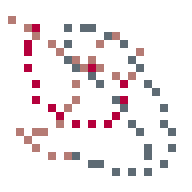
#> input picture dataset/image3.ppm, 24 x 24 px (shown 8 times larger)
$ jupyter execute ppm_test.ipynb
#> lines starting #> are read from the running program, lines starting #| are printed output that depends on the picture; after the words box and inside, x2 and y2 are one past the last pixel; in counts of white or black regions, pixels touching at a corner belong together
[cell 1]
import numpy as np
import cv2
import matplotlib.pyplot as plt

[cell 2]
filename="../dataset/image3.ppm"

img = cv2.imread(filename)
#> img is the input picture: shape (24, 24, 3); mean B, G, R 236.4, 234.7, 241.2
img = cv2.cvtColor(img,cv2.COLOR_BGR2RGB)
plt.imshow(img)

**Image normalization for CNN**
- Normalize an RGB image for CNN detection while preserving object colors.
- Normalization must be applied simultaneously to all 3 RGB channels of the image, because per-channel normalization would change object colors.

Normalization formula for each pixel:
$$
\text{normalized\_pixel} = \frac{\text{pixel} - \mu}{\max(\sigma, \frac{1}{\sqrt{N}})}
$$

where:
- $\mu$ is the mean computed over all pixels and all channels
- $\sigma$ is the standard deviation computed over all pixels and all channels
- $N = \text{height} \times \text{width} \times 3$ (total number of values)

[cell 3]
mean = 0.0
N = 24 * 24 * 3
for i in range(24):
    for j in range(24):
        for c in range(3):
            mean += float(img[i][j][c])
#> after the loop, mean = 410267
mean = mean / N
#> mean = 237.4

std_dev = 0.0
for i in range(24):
    for j in range(24):
        for c in range(3):
            std_dev += (float(img[i][j][c]) - mean) ** 2
#> after the loop, std_dev = 4231075.8
std_dev = np.sqrt(std_dev / N)
#> std_dev = 49.48

print(f"Moyenne globale: {mean:.2f}")
#| Moyenne globale: 237.42
print(f"Écart-type global: {std_dev:.2f}")
#| Écart-type global: 49.48

img_norm = (img - mean) / max(std_dev, 1/np.sqrt(N))

[cell 4]
fig, axes = plt.subplots(1, 2, figsize=(12, 5))
axes[0].imshow(img)
axes[0].set_title("Image originale")
axes[0].axis('on')

display_img = img_norm.copy()
display_img = ((display_img - display_img.min()) / (display_img.max() - display_img.min()) * 255).astype(np.uint8)
axes[1].imshow(display_img)
axes[1].set_title("Image normalisée")
axes[1].axis('on')

plt.tight_layout()
plt.show()
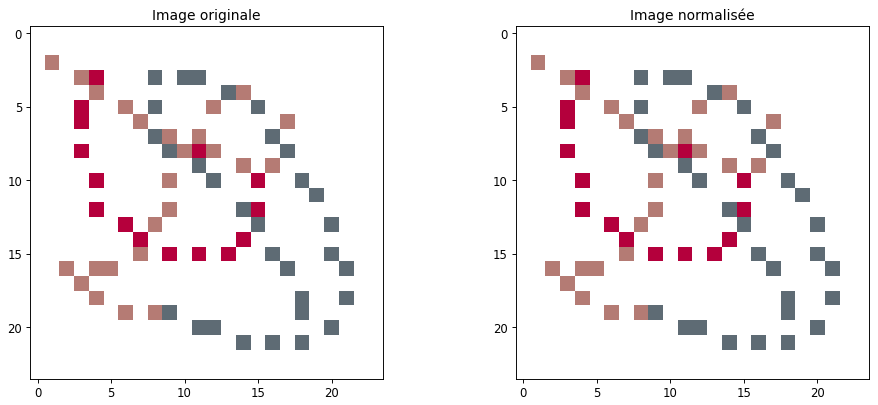
#> figure drawn by matplotlib, 2 panels

**Test Kernels for Convolution**

Before using the real CNN coefficients, we can test convolution with well-known kernels to verify functionality:

1. **Identity Kernel** (no change - sanity check)
- Output should be identical to input
- Verifies that convolution implementation doesn't introduce artifacts

2. **Edge Detection Kernels**
- **Horizontal edges**: Detects horizontal features
- **Vertical edges**: Detects vertical features
- **Sobel**: Detects edges in specific directions
- Easy to verify visually - edges should be highlighted

3. **Blur/Smoothing Kernels**
- **Box blur**: Simple averaging
- **Gaussian blur**: Smooth blurring
- Output should be blurred/softened

4. **Sharpening Kernel**
- Enhances edges and details
- Output should look crisper

[cell 5]
# Simple 2D convolution implementation (for single channel)
def convolve2d(image, kernel, padding='valid'):
    """
    Apply 2D convolution to a single channel image.

    Parameters:
    - image: 2D numpy array (single channel)
    - kernel: 2D numpy array (3x3)
    - padding: 'valid' (no padding) or 'same' (zero padding)

    Returns:
    - Convolved image
    """
    kernel_size = kernel.shape[0]
    pad_size = kernel_size // 2

    if padding == 'same':
        # Add zero padding
        padded_img = np.pad(image, pad_size, mode='constant', constant_values=0)
    else:
        padded_img = image

    # Output dimensions
    if padding == 'same':
        out_h, out_w = image.shape
    else:
        out_h = image.shape[0] - kernel_size + 1
        out_w = image.shape[1] - kernel_size + 1

    output = np.zeros((out_h, out_w), dtype=np.float32)

    # Perform convolution
    for i in range(out_h):
        for j in range(out_w):
            # Extract region
            region = padded_img[i:i+kernel_size, j:j+kernel_size]
            # Element-wise multiply and sum
            output[i, j] = np.sum(region * kernel)

    return output

# Apply convolution to RGB image (apply same kernel to each channel)
def convolve_rgb(image, kernel, padding='same'):
    """
    Apply 2D convolution to RGB image (same kernel for all channels).
    """
    output = np.zeros_like(image, dtype=np.float32)
    for c in range(3):  # For each RGB channel
        output[:, :, c] = convolve2d(image[:, :, c], kernel, padding)
    return output

[cell 6]
# Define test kernels (3x3)
test_kernels = {
    'Identity': np.array([
        [0, 0, 0],
        [0, 1, 0],
        [0, 0, 0]
    ], dtype=np.float32),

    'Edge Detection (Horizontal)': np.array([
        [-1, -1, -1],
        [ 0,  0,  0],
        [ 1,  1,  1]
    ], dtype=np.float32),

    'Edge Detection (Vertical)': np.array([
        [-1, 0, 1],
        [-1, 0, 1],
        [-1, 0, 1]
    ], dtype=np.float32),

    'Sobel X (Vertical Edges)': np.array([
        [-1, 0, 1],
        [-2, 0, 2],
        [-1, 0, 1]
    ], dtype=np.float32),

    'Sobel Y (Horizontal Edges)': np.array([
        [-1, -2, -1],
        [ 0,  0,  0],
        [ 1,  2,  1]
    ], dtype=np.float32),

    'Box Blur': np.array([
        [1, 1, 1],
        [1, 1, 1],
        [1, 1, 1]
    ], dtype=np.float32) / 9.0,

    'Sharpen': np.array([
        [ 0, -1,  0],
        [-1,  5, -1],
        [ 0, -1,  0]
    ], dtype=np.float32),

    'Emboss': np.array([
        [-2, -1, 0],
        [-1,  1, 1],
        [ 0,  1, 2]
    ], dtype=np.float32),
}

# Display all kernels
print("Test Kernels for Convolution:\n")
for name, kernel in test_kernels.items():
    print(f"{name}:")
    print(kernel)
    print(f"Sum: {kernel.sum():.2f} (important for brightness preservation)\n")

[cell 7]
# Test convolution with different kernels
# Select which kernels to visualize
kernels_to_test = ['Identity', 'Edge Detection (Horizontal)', 'Sobel X (Vertical Edges)', 'Box Blur', 'Sharpen']

fig, axes = plt.subplots(2, 3, figsize=(15, 10))
axes = axes.flatten()

# Original image
axes[0].imshow(img)
axes[0].set_title("Original Image")
axes[0].axis('on')

# Apply each kernel
for idx, kernel_name in enumerate(kernels_to_test, start=1):
    kernel = test_kernels[kernel_name]

    # Apply convolution
    result = convolve_rgb(img, kernel, padding='same')

    # Clip and convert for display
    # For edge detection: shift and scale to [0, 255]
    if 'Edge' in kernel_name or 'Sobel' in kernel_name:
        display_result = np.abs(result)  # Take absolute value
        display_result = (display_result / display_result.max() * 255).astype(np.uint8)
    else:
        # Clip to valid range
        display_result = np.clip(result, 0, 255).astype(np.uint8)

    axes[idx].imshow(display_result)
    axes[idx].set_title(f"{kernel_name}")
    axes[idx].axis('on')
#> this loop made 5 passes
#> pass 1, in convolve2d, `padded_img = np.pad(image, pad_size, mode='constant', constant_values=0)`:
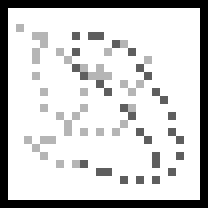
#> padded_img: shape (26, 26) (shown 8 times larger); min 0, max 255, mean 205.5
#> pass 1, in convolve2d (call 2), `padded_img = np.pad(image, pad_size, mode='constant', constant_values=0)`:
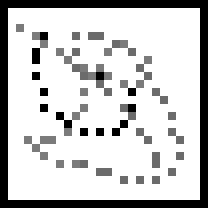
#> padded_img: shape (26, 26) (shown 8 times larger); min 0, max 255, mean 200
#> pass 1, in convolve2d (call 3), `padded_img = np.pad(image, pad_size, mode='constant', constant_values=0)`:
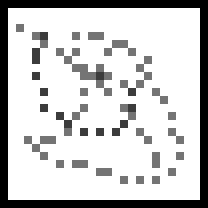
#> padded_img: shape (26, 26) (shown 8 times larger); min 0, max 255, mean 201.4
#> after the loop:
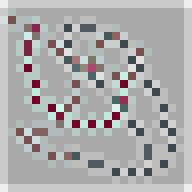
#> result: shape (24, 24, 3) float32 (shown 8 times larger); mean R, G, B 283.7, 277.2, 278.9; drawn with min black and max white

plt.tight_layout()
plt.show()
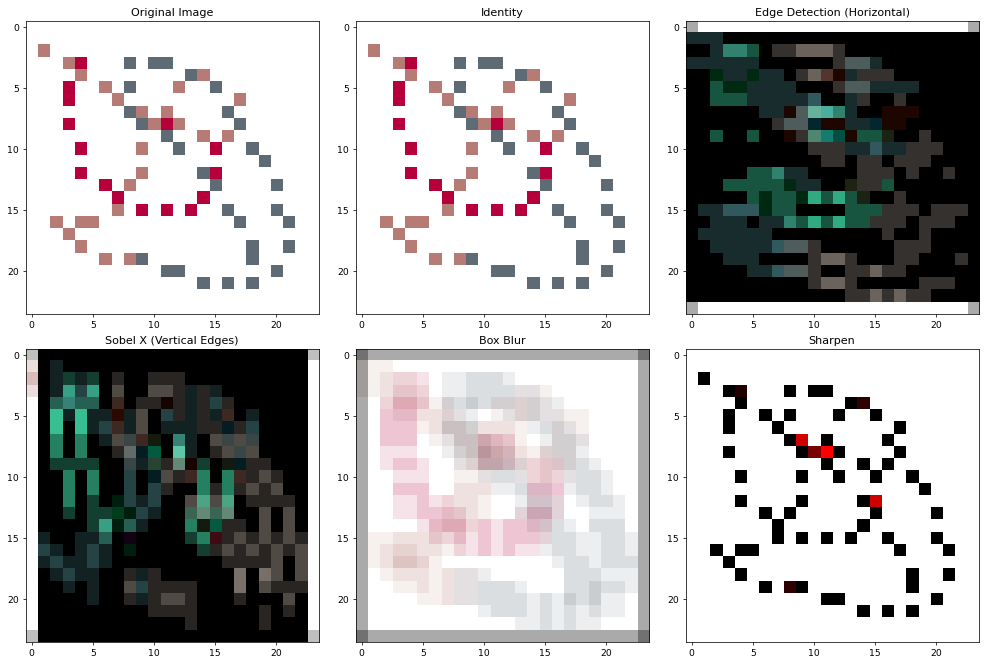
#> figure drawn by matplotlib, 6 panels

print("\n✓ Convolution test complete!")
print("\nWhat to verify:")
print("- Identity: Should look identical to original")
print("- Edge Detection: Should highlight edges (horizontal/vertical)")
print("- Blur: Should look softer/blurred")
print("- Sharpen: Should enhance details and edges")

$ run again, with dataset/image1.ppm copied over dataset/image3.ppm
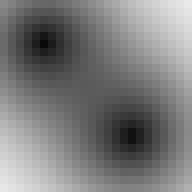
#> input picture dataset/image1.ppm, 24 x 24 px (shown 8 times larger)
#> img is the input picture: shape (24, 24, 3); min 9, max 233, mean 123.5
#> after the loop `for i in range(24):`: mean = 213435
#> `mean = mean / N`: mean = 123.5
#> after the loop `for i in range(24):`: std_dev = 3787175.6
#> `std_dev = np.sqrt(std_dev / N)`: std_dev = 46.82
#| Moyenne globale: 123.52
#| Écart-type global: 46.82
#> `plt.show()`:
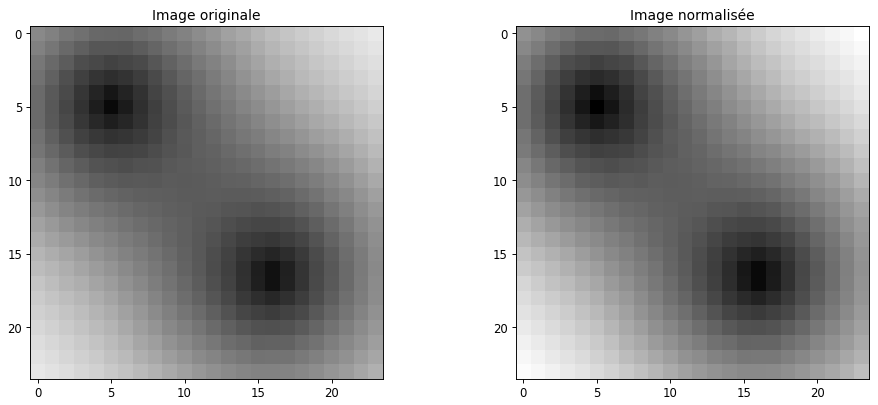
#> figure drawn by matplotlib, 2 panels
#> after the loop `for idx, kernel_name in enumerate(kernels_to_test, start=1):`:
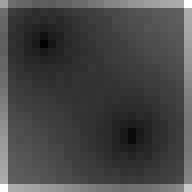
#> result: shape (24, 24, 3) float32 (shown 8 times larger); min -63, max 710, mean 151; drawn with min black and max white

$ run again, with dataset/image2.ppm copied over dataset/image3.ppm
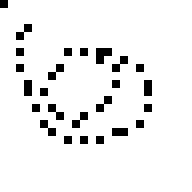
#> input picture dataset/image2.ppm, 24 x 24 px (shown 8 times larger)
#> img is the input picture: shape (24, 24, 3); 93.6% white; black in thin lines or dots, all inside (x1, y1, x2, y2) = (0, 0, 19, 18)
#> after the loop `for i in range(24):`: mean = 412335
#> `mean = mean / N`: mean = 238.6
#> after the loop `for i in range(24):`: std_dev = 6754133.2
#> `std_dev = np.sqrt(std_dev / N)`: std_dev = 62.52
#| Moyenne globale: 238.62
#| Écart-type global: 62.52
#> `plt.show()`:
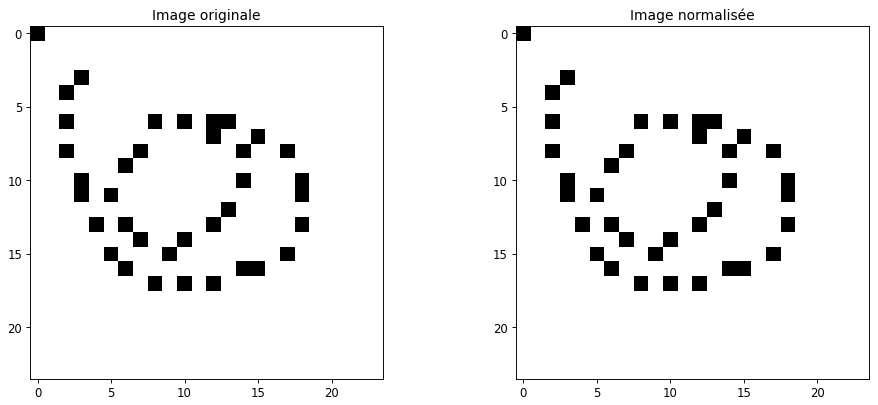
#> figure drawn by matplotlib, 2 panels
#> after the loop `for idx, kernel_name in enumerate(kernels_to_test, start=1):`:
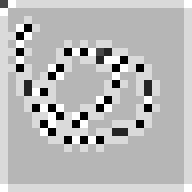
#> result: shape (24, 24, 3) float32 (shown 8 times larger); min -1020, max 765, mean 280.2; drawn with min black and max white
